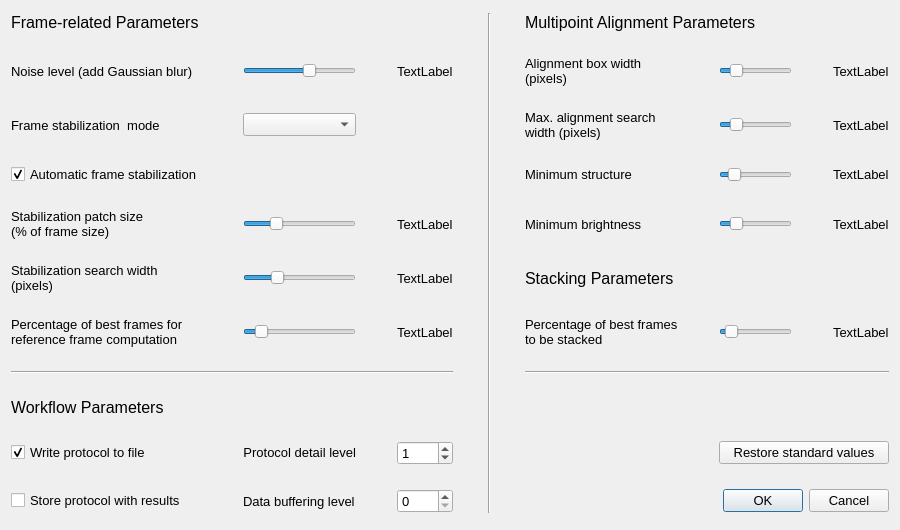
<?xml version="1.0" encoding="UTF-8"?>
<ui version="4.0">
 <class>ConfigurationDialog</class>
 <widget class="QDialog" name="ConfigurationDialog">
  <property name="geometry">
   <rect>
    <x>0</x>
    <y>0</y>
    <width>900</width>
    <height>530</height>
   </rect>
  </property>
  <property name="font">
   <font>
    <pointsize>10</pointsize>
   </font>
  </property>
  <property name="windowTitle">
   <string>Parameter Configuration</string>
  </property>
  <layout class="QGridLayout" name="GridLayout" columnstretch="5,0,0,0,0,0,0,0,0,0,0,0,0">
   <property name="verticalSpacing">
    <number>22</number>
   </property>
   <item row="4" column="4">
    <widget class="QLabel" name="afrsf_label_display">
     <property name="text">
      <string>TextLabel</string>
     </property>
    </widget>
   </item>
   <item row="3" column="8">
    <widget class="QLabel" name="apst_label_parameter">
     <property name="toolTip">
      <string>In the automatic construction of alignment point grids, points are discarded if there is too little local structure.
Higher values result in more points to be discarded. If the value is too low, unreliable alignment points are included.</string>
     </property>
     <property name="text">
      <string>Minimum structure</string>
     </property>
    </widget>
   </item>
   <item row="7" column="0" colspan="5">
    <widget class="Line" name="line_2">
     <property name="orientation">
      <enum>Qt::Horizontal</enum>
     </property>
    </widget>
   </item>
   <item row="6" column="0">
    <widget class="QLabel" name="afafp_label_parameter">
     <property name="toolTip">
      <string>The reference frame for the multipoint alignment is computed as the average of the best frames. This value specifies the number of frames to be used.</string>
     </property>
     <property name="text">
      <string>Percentage of best frames for
reference frame computation</string>
     </property>
    </widget>
   </item>
   <item row="1" column="11">
    <spacer name="horizontalSpacer_5">
     <property name="orientation">
      <enum>Qt::Horizontal</enum>
     </property>
     <property name="sizeHint" stdset="0">
      <size>
       <width>40</width>
       <height>20</height>
      </size>
     </property>
    </spacer>
   </item>
   <item row="4" column="10">
    <widget class="QSlider" name="apbt_slider_value">
     <property name="minimum">
      <number>2</number>
     </property>
     <property name="maximum">
      <number>50</number>
     </property>
     <property name="singleStep">
      <number>2</number>
     </property>
     <property name="pageStep">
      <number>2</number>
     </property>
     <property name="value">
      <number>10</number>
     </property>
     <property name="orientation">
      <enum>Qt::Horizontal</enum>
     </property>
    </widget>
   </item>
   <item row="1" column="2">
    <widget class="QSlider" name="fgw_slider_value">
     <property name="minimum">
      <number>1</number>
     </property>
     <property name="maximum">
      <number>6</number>
     </property>
     <property name="singleStep">
      <number>1</number>
     </property>
     <property name="pageStep">
      <number>1</number>
     </property>
     <property name="value">
      <number>4</number>
     </property>
     <property name="sliderPosition">
      <number>4</number>
     </property>
     <property name="orientation">
      <enum>Qt::Horizontal</enum>
     </property>
    </widget>
   </item>
   <item row="1" column="1">
    <spacer name="horizontalSpacer">
     <property name="orientation">
      <enum>Qt::Horizontal</enum>
     </property>
     <property name="sizeHint" stdset="0">
      <size>
       <width>40</width>
       <height>20</height>
      </size>
     </property>
    </spacer>
   </item>
   <item row="1" column="9">
    <spacer name="horizontalSpacer_6">
     <property name="orientation">
      <enum>Qt::Horizontal</enum>
     </property>
     <property name="sizeHint" stdset="0">
      <size>
       <width>40</width>
       <height>20</height>
      </size>
     </property>
    </spacer>
   </item>
   <item row="9" column="4">
    <widget class="QSpinBox" name="gppl_spinBox">
     <property name="maximum">
      <number>2</number>
     </property>
     <property name="value">
      <number>1</number>
     </property>
    </widget>
   </item>
   <item row="10" column="0">
    <widget class="QCheckBox" name="gpspwr_checkBox">
     <property name="toolTip">
      <string>Check if for each job the corresponding protocol section should be stored along with the stacked image.</string>
     </property>
     <property name="text">
      <string>Store protocol with results</string>
     </property>
    </widget>
   </item>
   <item row="4" column="8">
    <widget class="QLabel" name="apbt_label_parameter">
     <property name="toolTip">
      <string>In the automatic construction of alignment point grids, points are discarded if no pixels in the surrounding box are bright enough.
Higher values result in more points to be discarded. If the value is too low, unreliable alignment points are included.</string>
     </property>
     <property name="text">
      <string>Minimum brightness</string>
     </property>
    </widget>
   </item>
   <item row="8" column="0">
    <widget class="QLabel" name="label_4">
     <property name="sizePolicy">
      <sizepolicy hsizetype="Preferred" vsizetype="Fixed">
       <horstretch>0</horstretch>
       <verstretch>0</verstretch>
      </sizepolicy>
     </property>
     <property name="font">
      <font>
       <pointsize>12</pointsize>
      </font>
     </property>
     <property name="toolTip">
      <string>With these parameters parts of the computing workflow can be skipped.</string>
     </property>
     <property name="text">
      <string>Workflow Parameters</string>
     </property>
    </widget>
   </item>
   <item row="4" column="12">
    <widget class="QLabel" name="apbt_label_display">
     <property name="text">
      <string>TextLabel</string>
     </property>
    </widget>
   </item>
   <item row="4" column="0">
    <widget class="QLabel" name="afrsf_label_parameter">
     <property name="toolTip">
      <string>Only for &quot;Surface&quot; mode: Size of the stabilization patch relative to the frame size.</string>
     </property>
     <property name="text">
      <string>Stabilization patch size
(% of frame size)</string>
     </property>
    </widget>
   </item>
   <item row="6" column="12">
    <widget class="QLabel" name="apfp_label_display">
     <property name="text">
      <string>TextLabel</string>
     </property>
    </widget>
   </item>
   <item row="9" column="2">
    <widget class="QLabel" name="gppl_label_parameter">
     <property name="sizePolicy">
      <sizepolicy hsizetype="Preferred" vsizetype="Fixed">
       <horstretch>0</horstretch>
       <verstretch>0</verstretch>
      </sizepolicy>
     </property>
     <property name="toolTip">
      <string>Level of detail of protocol: 0 for nothing, 1 for major steps only, 2 for detailed info.</string>
     </property>
     <property name="text">
      <string>Protocol detail level</string>
     </property>
     <property name="alignment">
      <set>Qt::AlignRight|Qt::AlignTrailing|Qt::AlignVCenter</set>
     </property>
    </widget>
   </item>
   <item row="6" column="10">
    <widget class="QSlider" name="apfp_slider_value">
     <property name="minimum">
      <number>1</number>
     </property>
     <property name="maximum">
      <number>100</number>
     </property>
     <property name="pageStep">
      <number>1</number>
     </property>
     <property name="value">
      <number>10</number>
     </property>
     <property name="orientation">
      <enum>Qt::Horizontal</enum>
     </property>
    </widget>
   </item>
   <item row="1" column="10">
    <widget class="QSlider" name="aphbw_slider_value">
     <property name="minimum">
      <number>20</number>
     </property>
     <property name="maximum">
      <number>140</number>
     </property>
     <property name="singleStep">
      <number>4</number>
     </property>
     <property name="pageStep">
      <number>4</number>
     </property>
     <property name="value">
      <number>40</number>
     </property>
     <property name="orientation">
      <enum>Qt::Horizontal</enum>
     </property>
    </widget>
   </item>
   <item row="1" column="3">
    <spacer name="horizontalSpacer_2">
     <property name="orientation">
      <enum>Qt::Horizontal</enum>
     </property>
     <property name="sizeHint" stdset="0">
      <size>
       <width>40</width>
       <height>20</height>
      </size>
     </property>
    </spacer>
   </item>
   <item row="3" column="12">
    <widget class="QLabel" name="apst_label_display">
     <property name="text">
      <string>TextLabel</string>
     </property>
    </widget>
   </item>
   <item row="0" column="0" colspan="5">
    <widget class="QLabel" name="label">
     <property name="sizePolicy">
      <sizepolicy hsizetype="Preferred" vsizetype="Fixed">
       <horstretch>0</horstretch>
       <verstretch>0</verstretch>
      </sizepolicy>
     </property>
     <property name="font">
      <font>
       <pointsize>12</pointsize>
       <weight>50</weight>
       <bold>false</bold>
      </font>
     </property>
     <property name="toolTip">
      <string>Parameters used in the first matching phase. In this phase, the color image
is rotated, shifted and stretched to match the B/W image.</string>
     </property>
     <property name="text">
      <string>Frame-related Parameters</string>
     </property>
    </widget>
   </item>
   <item row="9" column="0">
    <widget class="QCheckBox" name="gpwptf_checkBox">
     <property name="toolTip">
      <string>Append a protocol of this program execution to the text file &quot;PlanetarySystemStacker.log&quot; in the user's home directory.</string>
     </property>
     <property name="text">
      <string>Write protocol to file</string>
     </property>
     <property name="checked">
      <bool>true</bool>
     </property>
    </widget>
   </item>
   <item row="3" column="10">
    <widget class="QSlider" name="apst_slider_value">
     <property name="minimum">
      <number>1</number>
     </property>
     <property name="maximum">
      <number>30</number>
     </property>
     <property name="pageStep">
      <number>5</number>
     </property>
     <property name="value">
      <number>5</number>
     </property>
     <property name="orientation">
      <enum>Qt::Horizontal</enum>
     </property>
    </widget>
   </item>
   <item row="1" column="7">
    <spacer name="horizontalSpacer_4">
     <property name="orientation">
      <enum>Qt::Horizontal</enum>
     </property>
     <property name="sizeHint" stdset="0">
      <size>
       <width>40</width>
       <height>20</height>
      </size>
     </property>
    </spacer>
   </item>
   <item row="0" column="8" colspan="5">
    <widget class="QLabel" name="label_2">
     <property name="sizePolicy">
      <sizepolicy hsizetype="Preferred" vsizetype="Fixed">
       <horstretch>0</horstretch>
       <verstretch>0</verstretch>
      </sizepolicy>
     </property>
     <property name="font">
      <font>
       <pointsize>12</pointsize>
      </font>
     </property>
     <property name="toolTip">
      <string>Parameters used in the second (fine-tuning) phase. In each pixel the color image
is warped such that it exactly matches the B/W image.</string>
     </property>
     <property name="text">
      <string>Multipoint Alignment Parameters</string>
     </property>
    </widget>
   </item>
   <item row="1" column="0">
    <widget class="QLabel" name="fgw_label_parameter">
     <property name="toolTip">
      <string>In the presence of noise in the image, shift detection between frames can be misled by spurious local minima.
Gaussian blur can help finding the global optimum. Try higher values for noisy images.</string>
     </property>
     <property name="text">
      <string>Noise level (add Gaussian blur)</string>
     </property>
    </widget>
   </item>
   <item row="2" column="0">
    <widget class="QLabel" name="afm_label_parameter">
     <property name="toolTip">
      <string>All frames have to be globally aligned with each other before stacking. Two modes are supported: &quot;Surface&quot; and &quot;Planetary&quot;.
In &quot;Surface&quot; mode (moon, sun) a patch with sufficient local contrast is used for image registration.
In &quot;Planetary&quot; mode, the &quot;centers of gravity&quot; of all frames are registered with each other.</string>
     </property>
     <property name="text">
      <string>Frame stabilization  mode</string>
     </property>
    </widget>
   </item>
   <item row="1" column="8">
    <widget class="QLabel" name="aphbw_label_parameter">
     <property name="toolTip">
      <string>Size of the quadratic box around an alignment point used to measure the local shift.
Smaller values result in better resolution of locality, but shift detection can fail if local contrast is low.</string>
     </property>
     <property name="text">
      <string>Alignment box width
(pixels)</string>
     </property>
    </widget>
   </item>
   <item row="6" column="2">
    <widget class="QSlider" name="afafp_slider_value">
     <property name="minimum">
      <number>3</number>
     </property>
     <property name="maximum">
      <number>30</number>
     </property>
     <property name="singleStep">
      <number>3</number>
     </property>
     <property name="pageStep">
      <number>3</number>
     </property>
     <property name="value">
      <number>6</number>
     </property>
     <property name="orientation">
      <enum>Qt::Horizontal</enum>
     </property>
    </widget>
   </item>
   <item row="9" column="10" colspan="3">
    <widget class="QPushButton" name="restore_standard_values">
     <property name="toolTip">
      <string>Reset parameters to original values. In most cases they should give satisfactory results.</string>
     </property>
     <property name="text">
      <string>Restore standard values</string>
     </property>
    </widget>
   </item>
   <item row="2" column="2">
    <widget class="QComboBox" name="afm_comboBox">
     <property name="currentText">
      <string/>
     </property>
     <property name="currentIndex">
      <number>-1</number>
     </property>
     <property name="maxVisibleItems">
      <number>2</number>
     </property>
    </widget>
   </item>
   <item row="5" column="2">
    <widget class="QSlider" name="afsw_slider_value">
     <property name="minimum">
      <number>5</number>
     </property>
     <property name="maximum">
      <number>60</number>
     </property>
     <property name="singleStep">
      <number>5</number>
     </property>
     <property name="pageStep">
      <number>5</number>
     </property>
     <property name="value">
      <number>20</number>
     </property>
     <property name="orientation">
      <enum>Qt::Horizontal</enum>
     </property>
    </widget>
   </item>
   <item row="5" column="4">
    <widget class="QLabel" name="afsw_label_display">
     <property name="text">
      <string>TextLabel</string>
     </property>
    </widget>
   </item>
   <item row="4" column="2">
    <widget class="QSlider" name="afrsf_slider_value">
     <property name="minimum">
      <number>5</number>
     </property>
     <property name="maximum">
      <number>80</number>
     </property>
     <property name="singleStep">
      <number>5</number>
     </property>
     <property name="pageStep">
      <number>5</number>
     </property>
     <property name="value">
      <number>25</number>
     </property>
     <property name="sliderPosition">
      <number>25</number>
     </property>
     <property name="orientation">
      <enum>Qt::Horizontal</enum>
     </property>
    </widget>
   </item>
   <item row="5" column="0">
    <widget class="QLabel" name="afsw_label_parameter">
     <property name="toolTip">
      <string>Only for &quot;Surface&quot; mode: Maximum allowed shift of consecutive frames per coordinate direction in pixels.</string>
     </property>
     <property name="text">
      <string>Stabilization search width
(pixels)</string>
     </property>
    </widget>
   </item>
   <item row="7" column="8" colspan="5">
    <widget class="Line" name="line_3">
     <property name="orientation">
      <enum>Qt::Horizontal</enum>
     </property>
    </widget>
   </item>
   <item row="1" column="5">
    <spacer name="horizontalSpacer_3">
     <property name="orientation">
      <enum>Qt::Horizontal</enum>
     </property>
     <property name="sizeHint" stdset="0">
      <size>
       <width>40</width>
       <height>20</height>
      </size>
     </property>
    </spacer>
   </item>
   <item row="5" column="8" colspan="2">
    <widget class="QLabel" name="label_8">
     <property name="font">
      <font>
       <pointsize>12</pointsize>
      </font>
     </property>
     <property name="text">
      <string>Stacking Parameters</string>
     </property>
    </widget>
   </item>
   <item row="3" column="0">
    <widget class="QCheckBox" name="afa_checkBox">
     <property name="toolTip">
      <string>Only for &quot;Surface&quot; mode: Identify frame stabilization patch automatically.</string>
     </property>
     <property name="text">
      <string>Automatic frame stabilization</string>
     </property>
     <property name="checked">
      <bool>true</bool>
     </property>
    </widget>
   </item>
   <item row="6" column="4">
    <widget class="QLabel" name="afafp_label_display">
     <property name="text">
      <string>TextLabel</string>
     </property>
    </widget>
   </item>
   <item row="2" column="8">
    <widget class="QLabel" name="apsw_label_parameter">
     <property name="toolTip">
      <string>Maximum allowed local warp per coordinate direction.</string>
     </property>
     <property name="text">
      <string>Max. alignment search
width (pixels)</string>
     </property>
    </widget>
   </item>
   <item row="1" column="12">
    <widget class="QLabel" name="aphbw_label_display">
     <property name="text">
      <string>TextLabel</string>
     </property>
    </widget>
   </item>
   <item row="2" column="10">
    <widget class="QSlider" name="apsw_slider_value">
     <property name="minimum">
      <number>6</number>
     </property>
     <property name="maximum">
      <number>30</number>
     </property>
     <property name="singleStep">
      <number>2</number>
     </property>
     <property name="pageStep">
      <number>2</number>
     </property>
     <property name="value">
      <number>10</number>
     </property>
     <property name="orientation">
      <enum>Qt::Horizontal</enum>
     </property>
    </widget>
   </item>
   <item row="1" column="4">
    <widget class="QLabel" name="fgw_label_display">
     <property name="text">
      <string>TextLabel</string>
     </property>
    </widget>
   </item>
   <item row="2" column="12">
    <widget class="QLabel" name="apsw_label_display">
     <property name="text">
      <string>TextLabel</string>
     </property>
    </widget>
   </item>
   <item row="10" column="10" colspan="3">
    <widget class="QDialogButtonBox" name="buttonBox">
     <property name="standardButtons">
      <set>QDialogButtonBox::Cancel|QDialogButtonBox::Ok</set>
     </property>
    </widget>
   </item>
   <item row="6" column="8">
    <widget class="QLabel" name="apfp_label_parameter">
     <property name="toolTip">
      <string>At each alignment point the same number of frames are stacked.
This value specifies this number relative to the total number of frames.</string>
     </property>
     <property name="text">
      <string>Percentage of best frames
to be stacked</string>
     </property>
    </widget>
   </item>
   <item row="0" column="6" rowspan="11">
    <widget class="Line" name="line">
     <property name="orientation">
      <enum>Qt::Vertical</enum>
     </property>
    </widget>
   </item>
   <item row="10" column="2">
    <widget class="QLabel" name="gpbl_label_parameter">
     <property name="toolTip">
      <string>Level of data buffering, 0 for no buffering, 4 for buffering all frames and intermediate results.</string>
     </property>
     <property name="text">
      <string>Data buffering level</string>
     </property>
    </widget>
   </item>
   <item row="10" column="4">
    <widget class="QSpinBox" name="gpbl_spinBox">
     <property name="maximum">
      <number>4</number>
     </property>
    </widget>
   </item>
  </layout>
 </widget>
 <resources/>
 <connections>
  <connection>
   <sender>aphbw_slider_value</sender>
   <signal>valueChanged(int)</signal>
   <receiver>aphbw_label_display</receiver>
   <slot>setNum(int)</slot>
   <hints>
    <hint type="sourcelabel">
     <x>754</x>
     <y>42</y>
    </hint>
    <hint type="destinationlabel">
     <x>869</x>
     <y>42</y>
    </hint>
   </hints>
  </connection>
  <connection>
   <sender>afrsf_slider_value</sender>
   <signal>valueChanged(int)</signal>
   <receiver>afrsf_label_display</receiver>
   <slot>setNum(int)</slot>
   <hints>
    <hint type="sourcelabel">
     <x>377</x>
     <y>182</y>
    </hint>
    <hint type="destinationlabel">
     <x>460</x>
     <y>195</y>
    </hint>
   </hints>
  </connection>
  <connection>
   <sender>apsw_slider_value</sender>
   <signal>valueChanged(int)</signal>
   <receiver>apsw_label_display</receiver>
   <slot>setNum(int)</slot>
   <hints>
    <hint type="sourcelabel">
     <x>750</x>
     <y>87</y>
    </hint>
    <hint type="destinationlabel">
     <x>884</x>
     <y>87</y>
    </hint>
   </hints>
  </connection>
  <connection>
   <sender>apbt_slider_value</sender>
   <signal>valueChanged(int)</signal>
   <receiver>apbt_label_display</receiver>
   <slot>setNum(int)</slot>
   <hints>
    <hint type="sourcelabel">
     <x>750</x>
     <y>171</y>
    </hint>
    <hint type="destinationlabel">
     <x>884</x>
     <y>171</y>
    </hint>
   </hints>
  </connection>
  <connection>
   <sender>apfp_slider_value</sender>
   <signal>valueChanged(int)</signal>
   <receiver>apfp_label_display</receiver>
   <slot>setNum(int)</slot>
   <hints>
    <hint type="sourcelabel">
     <x>750</x>
     <y>212</y>
    </hint>
    <hint type="destinationlabel">
     <x>884</x>
     <y>212</y>
    </hint>
   </hints>
  </connection>
  <connection>
   <sender>afsw_slider_value</sender>
   <signal>valueChanged(int)</signal>
   <receiver>afsw_label_display</receiver>
   <slot>setNum(int)</slot>
   <hints>
    <hint type="sourcelabel">
     <x>293</x>
     <y>289</y>
    </hint>
    <hint type="destinationlabel">
     <x>417</x>
     <y>289</y>
    </hint>
   </hints>
  </connection>
  <connection>
   <sender>afafp_slider_value</sender>
   <signal>valueChanged(int)</signal>
   <receiver>afafp_label_display</receiver>
   <slot>setNum(int)</slot>
   <hints>
    <hint type="sourcelabel">
     <x>293</x>
     <y>346</y>
    </hint>
    <hint type="destinationlabel">
     <x>417</x>
     <y>346</y>
    </hint>
   </hints>
  </connection>
 </connections>
</ui>
